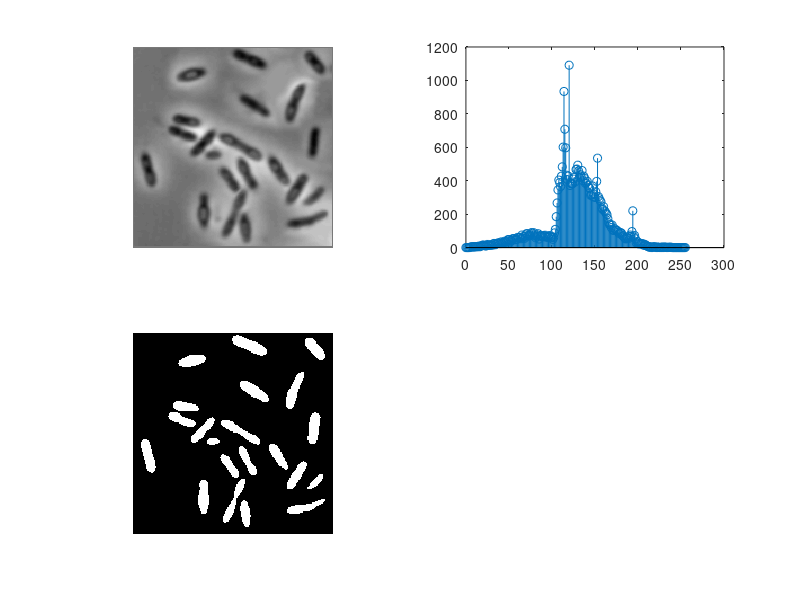
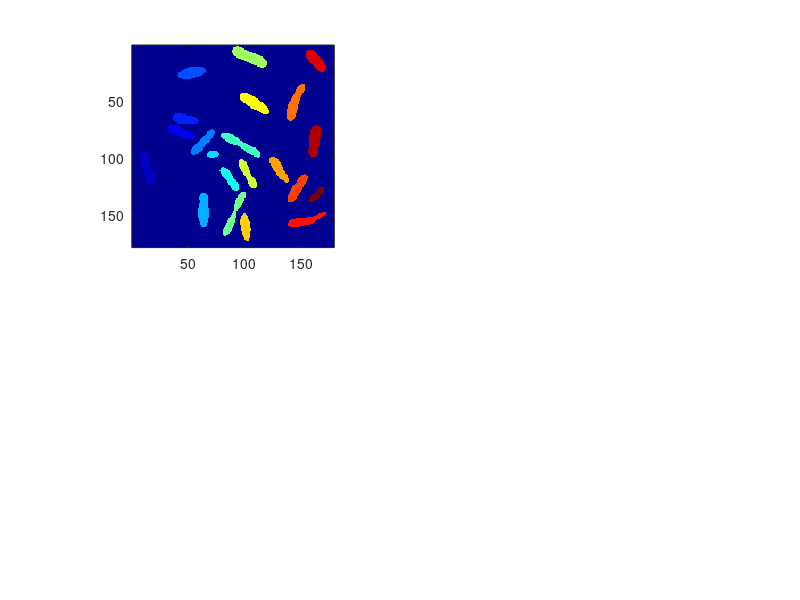

The MATLAB source for these figures, in order: (Note: this script raises an error after producing the figures.)
close all, clear all;

load imbact; %load the image imbact
figure(1); subplot(2,2,1); imshow(imbact); %and display it 
%manually find a threshold value T from the histogram of the image 
[hist_bact,xx]=imhist(imbact); %compute the histogram 
figure(1); subplot(2,2,2); stem(xx,hist_bact); %and display it 
%make a binary image by thresholding
T=101; %put in the value for the threshold T here 
bin_bact=imbact<T; %make a binary image
figure(1); subplot(2,2,3); imshow(bin_bact); %and display it
[lab_bact,num]=bwlabel(bin_bact); %segment (label) the binary image
figure(2); subplot(2,2,1); imagesc(lab_bact);colormap(jet); axis image %display it 
num,%print on screen the number of objects

A_vect=area_obj(lab_bact,num); %compute the area of each object
A_vect, %print the area values on the screen
figure(2); subplot(2,1,2); hist(A_vect,20); %and the area distribution
